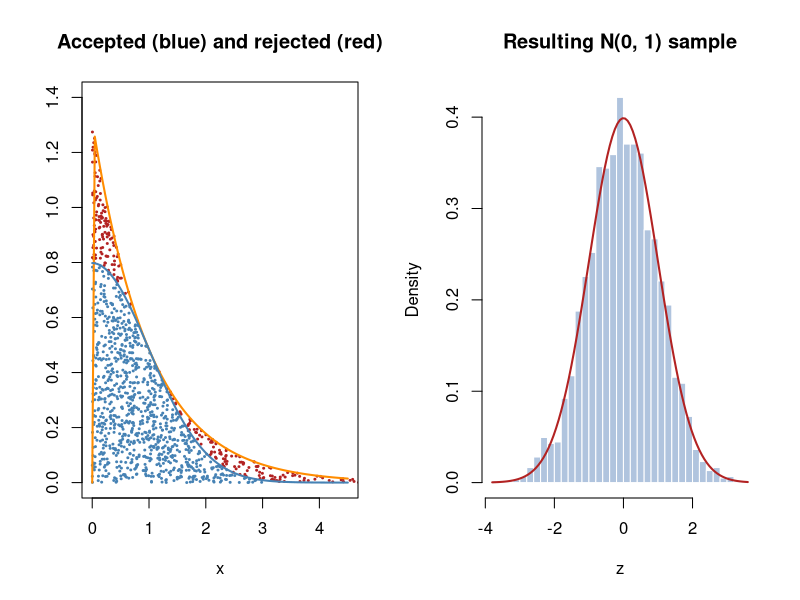

Generate this figure with R:
# Envelope rejection sampling of the half-normal density with Exp(1) proposals,
# followed by a random sign to obtain standard normal variates.
set.seed(0)
lambda <- 1
cc <- sqrt(2 / pi) / lambda * exp(lambda^2 / 2)   # smallest c with f <= c g

n <- 4000
x <- rexp(n, rate = lambda)
u <- runif(n)
accept <- u <= exp(-(x - lambda)^2 / 2)            # u <= f(x) / (c g(x))
mean(accept)                                       # close to 1 / cc = 0.760

par(mfrow = c(1, 2))
h <- cc * dexp(x, lambda) * u
plot(x[1:1200], h[1:1200], pch = 20, cex = 0.4,
     col = ifelse(accept[1:1200], "steelblue", "firebrick"),
     xlim = c(0, 4.5), ylim = c(0, 1.4), xlab = "x", ylab = "",
     main = "Accepted (blue) and rejected (red)")
curve(cc * dexp(x, lambda), add = TRUE, col = "darkorange", lwd = 2)
curve(2 * dnorm(x), add = TRUE, col = "steelblue", lwd = 2)

z <- sample(c(-1, 1), sum(accept), replace = TRUE) * x[accept]
hist(z, breaks = 40, freq = FALSE, col = "lightsteelblue", border = "white",
     main = "Resulting N(0, 1) sample", xlab = "z")
curve(dnorm(x), add = TRUE, col = "firebrick", lwd = 2)
